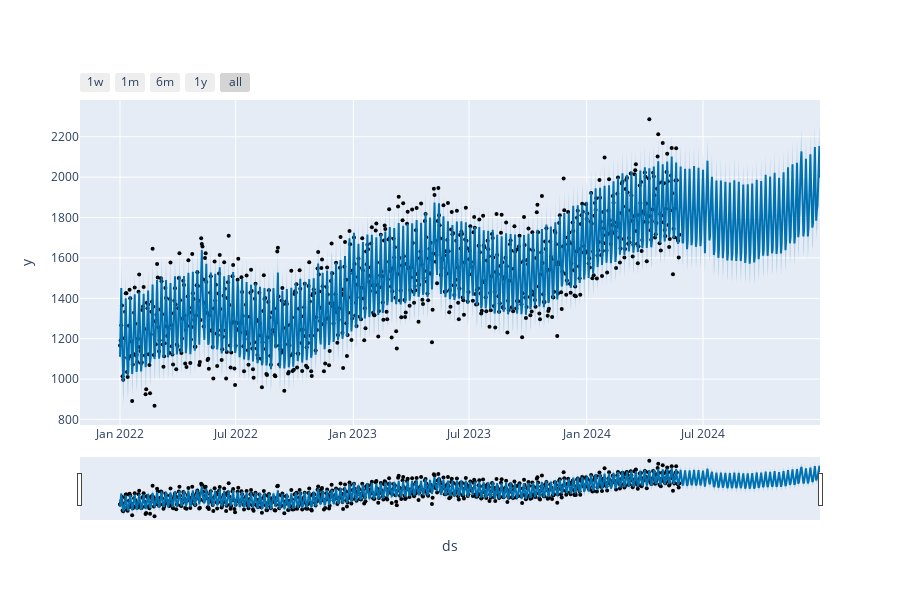

Notebook source saved alongside this figure:
### Markdown cell above
The model closely follows the actual data trend, and most observed values fall within the shaded prediction range, indicating strong forecasting accuracy.

### Code cell
# Use Prophet's plot_plotly function to generate an interactive plotly figure
fig = plot_plotly(m, forecast)
# Use Plotly's offline mode to display the interactive plotly figure
py.iplot(fig)

### Figure 1 — Plotly figure (JSON) as saved in the notebook; plotly's stock layout.template omitted (floating-point values rounded to 4 significant figures; data arrays with more than 128 entries replaced by an {"elided": "..."} marker saying what was removed)
{"data": [{"marker": {"color": "black", "size": 4}, "mode": "markers", "name": "Actual", "type": "scatter", "x": {"elided": "876 str values"}, "y": {"elided": "876 float values"}}, {"hoverinfo": "skip", "line": {"width": 0}, "mode": "lines", "type": "scatter", "x": {"elided": "1096 str values"}, "y": {"elided": "1096 float values"}}, {"fill": "tonexty", "fillcolor": "rgba(0, 114, 178, 0.2)", "line": {"color": "#0072B2", "width": 2}, "mode": "lines", "name": "Predicted", "type": "scatter", "x": {"elided": "1096 str values"}, "y": {"elided": "1096 float values"}}, {"fill": "tonexty", "fillcolor": "rgba(0, 114, 178, 0.2)", "hoverinfo": "skip", "line": {"width": 0}, "mode": "lines", "type": "scatter", "x": {"elided": "1096 str values"}, "y": {"elided": "1096 float values"}}], "layout": {"height": 600, "showlegend": false, "width": 900, "xaxis": {"autorange": true, "range": ["2021-10-30 10:17:08.5714", "2024-12-31"], "rangeselector": {"buttons": [{"count": 7, "label": "1w", "step": "day", "stepmode": "backward"}, {"count": 1, "label": "1m", "step": "month", "stepmode": "backward"}, {"count": 6, "label": "6m", "step": "month", "stepmode": "backward"}, {"count": 1, "label": "1y", "step": "year", "stepmode": "backward"}, {"step": "all"}]}, "rangeslider": {"autorange": true, "range": ["2021-10-30 10:17:08.5714", "2024-12-31"], "visible": true, "yaxis": {"_template": null, "rangemode": "match"}}, "title": {"text": "ds"}, "type": "date"}, "yaxis": {"autorange": true, "range": [772.4, 2382.0], "title": {"text": "y"}, "type": "linear"}}}
